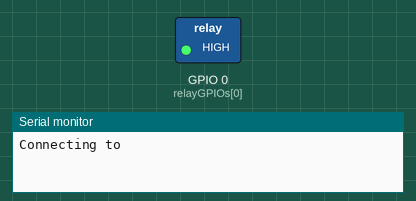
Simulated run of this sketch. Board: ESP8266 (NodeMCU). Parts: switched loads named in the sketch (green lamp = pin HIGH), the last lines printed to the serial monitor. WiFi joins after 1.5 s; servers stay silent unless stated.

Above: at 0.1 s.
At 2.6 s:
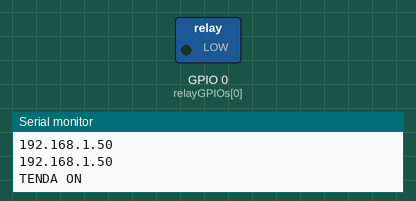
Timing chart, 0 to 4.1 s (numbered marks = the images above):
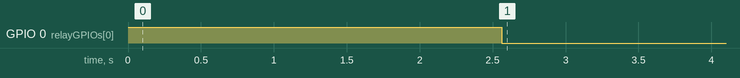

The sketch:

tendaonopto.ino
```cpp
#include <ESP8266Ping.h>
#include <ESP8266WiFi.h>

// Set to true to define Relay as Normally Open (NO)
#define RELAY_NO true
#define NUM_RELAYS 1
// Assign each GPIO to a relay
int relayGPIOs[NUM_RELAYS] = {0}; //D3
//Update these with values suitable for your network.
const char * ssid = " ";
const char * password = " ";
const IPAddress remote_ip(192, 168, 43, 1);
WiFiClient espClient;

void setup_wifi() {
  digitalWrite(12, HIGH); //fix
  delay(10);
  Serial.println();
  Serial.print("Connecting to ");
  Serial.println(ssid);

  WiFi.mode(WIFI_STA);
  WiFi.begin(ssid, password);

  while (WiFi.status() != WL_CONNECTED) {
    delay(500);
    Serial.print(".");
  }
  Serial.println("");
  Serial.println("WiFi connected");
  Serial.println("IP address: ");
  Serial.println(WiFi.localIP());
}

void setup() {
  Serial.begin(9600);

  for (int i = 1; i <= NUM_RELAYS; i++) {
    pinMode(relayGPIOs[i - 1], OUTPUT);
    if (RELAY_NO) {
      digitalWrite(relayGPIOs[i - 1], HIGH);
    } else {
      digitalWrite(relayGPIOs[i - 1], LOW);
    }
  }
  setup_wifi();
  Serial.println(WiFi.localIP());
}

void loop() {
  delay(50);
  if (Ping.ping(remote_ip)) {
    //Serial.println("Success!!");
    digitalWrite(0, LOW); //HIGH for no opto relay
    Serial.println("TENDA ON");
  } else {
    //Serial.println("Error :(");
    digitalWrite(0, HIGH); //LOW for no opto relay
    Serial.println("TENDA OFF");
  }
}
```

Measured:
- by itself, GPIO 0 (relayGPIOs[0]): HIGH → LOW at 2.6 s
